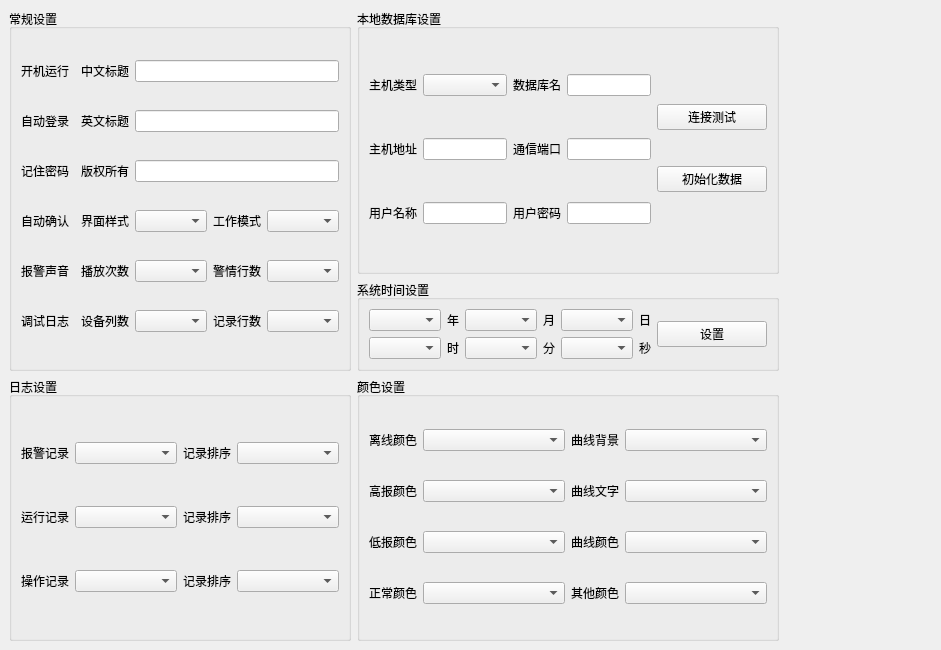
<?xml version="1.0" encoding="UTF-8"?>
<ui version="4.0">
 <class>frmConfigSystem</class>
 <widget class="QWidget" name="frmConfigSystem">
  <property name="geometry">
   <rect>
    <x>0</x>
    <y>0</y>
    <width>941</width>
    <height>650</height>
   </rect>
  </property>
  <property name="windowTitle">
   <string>Form</string>
  </property>
  <layout class="QHBoxLayout" name="horizontalLayout">
   <property name="spacing">
    <number>0</number>
   </property>
   <property name="leftMargin">
    <number>0</number>
   </property>
   <property name="topMargin">
    <number>0</number>
   </property>
   <property name="rightMargin">
    <number>0</number>
   </property>
   <property name="bottomMargin">
    <number>0</number>
   </property>
   <item>
    <widget class="QWidget" name="widget" native="true">
     <property name="autoFillBackground">
      <bool>true</bool>
     </property>
     <layout class="QGridLayout" name="gridLayout_9">
      <item row="2" column="0">
       <widget class="QGroupBox" name="gboxLog">
        <property name="title">
         <string>日志设置</string>
        </property>
        <layout class="QGridLayout" name="gridLayout_10">
         <item row="0" column="0">
          <widget class="QLabel" name="labAlarmLogMaxCount">
           <property name="text">
            <string>报警记录</string>
           </property>
          </widget>
         </item>
         <item row="0" column="1">
          <widget class="QComboBox" name="cboxAlarmLogMaxCount">
           <property name="sizePolicy">
            <sizepolicy hsizetype="Expanding" vsizetype="Fixed">
             <horstretch>0</horstretch>
             <verstretch>0</verstretch>
            </sizepolicy>
           </property>
          </widget>
         </item>
         <item row="0" column="2">
          <widget class="QLabel" name="labAlarmLogOrder">
           <property name="text">
            <string>记录排序</string>
           </property>
          </widget>
         </item>
         <item row="0" column="3">
          <widget class="QComboBox" name="cboxAlarmLogOrder">
           <property name="sizePolicy">
            <sizepolicy hsizetype="Expanding" vsizetype="Fixed">
             <horstretch>0</horstretch>
             <verstretch>0</verstretch>
            </sizepolicy>
           </property>
          </widget>
         </item>
         <item row="1" column="0">
          <widget class="QLabel" name="labNodeLogMaxCount">
           <property name="text">
            <string>运行记录</string>
           </property>
          </widget>
         </item>
         <item row="1" column="1">
          <widget class="QComboBox" name="cboxNodeLogMaxCount">
           <property name="sizePolicy">
            <sizepolicy hsizetype="Expanding" vsizetype="Fixed">
             <horstretch>0</horstretch>
             <verstretch>0</verstretch>
            </sizepolicy>
           </property>
          </widget>
         </item>
         <item row="1" column="2">
          <widget class="QLabel" name="labNodeLogOrder">
           <property name="text">
            <string>记录排序</string>
           </property>
          </widget>
         </item>
         <item row="1" column="3">
          <widget class="QComboBox" name="cboxNodeLogOrder">
           <property name="sizePolicy">
            <sizepolicy hsizetype="Expanding" vsizetype="Fixed">
             <horstretch>0</horstretch>
             <verstretch>0</verstretch>
            </sizepolicy>
           </property>
          </widget>
         </item>
         <item row="2" column="0">
          <widget class="QLabel" name="labUserLogMaxCount">
           <property name="text">
            <string>操作记录</string>
           </property>
          </widget>
         </item>
         <item row="2" column="1">
          <widget class="QComboBox" name="cboxUserLogMaxCount">
           <property name="sizePolicy">
            <sizepolicy hsizetype="Expanding" vsizetype="Fixed">
             <horstretch>0</horstretch>
             <verstretch>0</verstretch>
            </sizepolicy>
           </property>
          </widget>
         </item>
         <item row="2" column="2">
          <widget class="QLabel" name="labUserLogOrder">
           <property name="text">
            <string>记录排序</string>
           </property>
          </widget>
         </item>
         <item row="2" column="3">
          <widget class="QComboBox" name="cboxUserLogOrder">
           <property name="sizePolicy">
            <sizepolicy hsizetype="Expanding" vsizetype="Fixed">
             <horstretch>0</horstretch>
             <verstretch>0</verstretch>
            </sizepolicy>
           </property>
          </widget>
         </item>
        </layout>
       </widget>
      </item>
      <item row="0" column="1">
       <widget class="QGroupBox" name="gboxLocalDB">
        <property name="title">
         <string>本地数据库设置</string>
        </property>
        <layout class="QGridLayout" name="gridLayout_5">
         <item row="0" column="0">
          <widget class="QLabel" name="labLocalDBType">
           <property name="text">
            <string>主机类型</string>
           </property>
          </widget>
         </item>
         <item row="0" column="1">
          <widget class="QComboBox" name="cboxLocalDBType">
           <property name="sizePolicy">
            <sizepolicy hsizetype="Ignored" vsizetype="Fixed">
             <horstretch>0</horstretch>
             <verstretch>0</verstretch>
            </sizepolicy>
           </property>
          </widget>
         </item>
         <item row="0" column="2">
          <widget class="QLabel" name="labLocalDBName">
           <property name="text">
            <string>数据库名</string>
           </property>
          </widget>
         </item>
         <item row="0" column="3">
          <widget class="QLineEdit" name="txtLocalDBName"/>
         </item>
         <item row="1" column="0">
          <widget class="QLabel" name="labLocalDBIP">
           <property name="text">
            <string>主机地址</string>
           </property>
          </widget>
         </item>
         <item row="1" column="1">
          <widget class="QLineEdit" name="txtLocalDBIP"/>
         </item>
         <item row="1" column="2">
          <widget class="QLabel" name="labLocalDBPort">
           <property name="text">
            <string>通信端口</string>
           </property>
          </widget>
         </item>
         <item row="1" column="3">
          <widget class="QLineEdit" name="txtLocalDBPort"/>
         </item>
         <item row="2" column="0">
          <widget class="QLabel" name="labLocalUserName">
           <property name="text">
            <string>用户名称</string>
           </property>
          </widget>
         </item>
         <item row="2" column="1">
          <widget class="QLineEdit" name="txtLocalUserName"/>
         </item>
         <item row="2" column="2">
          <widget class="QLabel" name="labLocalUserPwd">
           <property name="text">
            <string>用户密码</string>
           </property>
          </widget>
         </item>
         <item row="2" column="3">
          <widget class="QLineEdit" name="txtLocalUserPwd">
           <property name="echoMode">
            <enum>QLineEdit::Password</enum>
           </property>
          </widget>
         </item>
         <item row="0" column="4" rowspan="3">
          <layout class="QVBoxLayout" name="verticalLayout_2">
           <item>
            <widget class="QPushButton" name="btnLocalDBConnect">
             <property name="sizePolicy">
              <sizepolicy hsizetype="Fixed" vsizetype="Fixed">
               <horstretch>0</horstretch>
               <verstretch>0</verstretch>
              </sizepolicy>
             </property>
             <property name="minimumSize">
              <size>
               <width>110</width>
               <height>0</height>
              </size>
             </property>
             <property name="text">
              <string>连接测试</string>
             </property>
            </widget>
           </item>
           <item>
            <widget class="QPushButton" name="btnLocalDBInit">
             <property name="sizePolicy">
              <sizepolicy hsizetype="Preferred" vsizetype="Fixed">
               <horstretch>0</horstretch>
               <verstretch>0</verstretch>
              </sizepolicy>
             </property>
             <property name="text">
              <string>初始化数据</string>
             </property>
            </widget>
           </item>
          </layout>
         </item>
        </layout>
       </widget>
      </item>
      <item row="2" column="1">
       <widget class="QGroupBox" name="gboxColor">
        <property name="title">
         <string>颜色设置</string>
        </property>
        <layout class="QGridLayout" name="gridLayout_8">
         <item row="0" column="0">
          <widget class="QLabel" name="labColorZero">
           <property name="text">
            <string>离线颜色</string>
           </property>
          </widget>
         </item>
         <item row="0" column="1">
          <widget class="ColorComboBox" name="cboxColorZero">
           <property name="sizePolicy">
            <sizepolicy hsizetype="Expanding" vsizetype="Fixed">
             <horstretch>0</horstretch>
             <verstretch>0</verstretch>
            </sizepolicy>
           </property>
          </widget>
         </item>
         <item row="0" column="2">
          <widget class="QLabel" name="labColorPlotBg">
           <property name="text">
            <string>曲线背景</string>
           </property>
          </widget>
         </item>
         <item row="0" column="3">
          <widget class="ColorComboBox" name="cboxColorPlotBg">
           <property name="sizePolicy">
            <sizepolicy hsizetype="Expanding" vsizetype="Fixed">
             <horstretch>0</horstretch>
             <verstretch>0</verstretch>
            </sizepolicy>
           </property>
          </widget>
         </item>
         <item row="1" column="0">
          <widget class="QLabel" name="labColorUpper">
           <property name="text">
            <string>高报颜色</string>
           </property>
          </widget>
         </item>
         <item row="1" column="1">
          <widget class="ColorComboBox" name="cboxColorUpper">
           <property name="sizePolicy">
            <sizepolicy hsizetype="Expanding" vsizetype="Fixed">
             <horstretch>0</horstretch>
             <verstretch>0</verstretch>
            </sizepolicy>
           </property>
          </widget>
         </item>
         <item row="1" column="2">
          <widget class="QLabel" name="labColorPlotText">
           <property name="text">
            <string>曲线文字</string>
           </property>
          </widget>
         </item>
         <item row="1" column="3">
          <widget class="ColorComboBox" name="cboxColorPlotText">
           <property name="sizePolicy">
            <sizepolicy hsizetype="Expanding" vsizetype="Fixed">
             <horstretch>0</horstretch>
             <verstretch>0</verstretch>
            </sizepolicy>
           </property>
          </widget>
         </item>
         <item row="2" column="0">
          <widget class="QLabel" name="labColorLimit">
           <property name="text">
            <string>低报颜色</string>
           </property>
          </widget>
         </item>
         <item row="2" column="1">
          <widget class="ColorComboBox" name="cboxColorLimit">
           <property name="sizePolicy">
            <sizepolicy hsizetype="Expanding" vsizetype="Fixed">
             <horstretch>0</horstretch>
             <verstretch>0</verstretch>
            </sizepolicy>
           </property>
          </widget>
         </item>
         <item row="2" column="2">
          <widget class="QLabel" name="labColorPlotLine">
           <property name="text">
            <string>曲线颜色</string>
           </property>
          </widget>
         </item>
         <item row="2" column="3">
          <widget class="ColorComboBox" name="cboxColorPlotLine">
           <property name="sizePolicy">
            <sizepolicy hsizetype="Expanding" vsizetype="Fixed">
             <horstretch>0</horstretch>
             <verstretch>0</verstretch>
            </sizepolicy>
           </property>
          </widget>
         </item>
         <item row="3" column="0">
          <widget class="QLabel" name="labColorNormal">
           <property name="text">
            <string>正常颜色</string>
           </property>
          </widget>
         </item>
         <item row="3" column="1">
          <widget class="ColorComboBox" name="cboxColorNormal">
           <property name="sizePolicy">
            <sizepolicy hsizetype="Expanding" vsizetype="Fixed">
             <horstretch>0</horstretch>
             <verstretch>0</verstretch>
            </sizepolicy>
           </property>
          </widget>
         </item>
         <item row="3" column="2">
          <widget class="QLabel" name="labColorOther">
           <property name="text">
            <string>其他颜色</string>
           </property>
          </widget>
         </item>
         <item row="3" column="3">
          <widget class="ColorComboBox" name="cboxColorOther">
           <property name="sizePolicy">
            <sizepolicy hsizetype="Expanding" vsizetype="Fixed">
             <horstretch>0</horstretch>
             <verstretch>0</verstretch>
            </sizepolicy>
           </property>
          </widget>
         </item>
        </layout>
       </widget>
      </item>
      <item row="1" column="1">
       <widget class="QGroupBox" name="gboxTime">
        <property name="sizePolicy">
         <sizepolicy hsizetype="Preferred" vsizetype="Fixed">
          <horstretch>0</horstretch>
          <verstretch>0</verstretch>
         </sizepolicy>
        </property>
        <property name="title">
         <string>系统时间设置</string>
        </property>
        <layout class="QGridLayout" name="gridLayout">
         <item row="0" column="0">
          <widget class="QComboBox" name="cboxYear">
           <property name="sizePolicy">
            <sizepolicy hsizetype="Expanding" vsizetype="Fixed">
             <horstretch>0</horstretch>
             <verstretch>0</verstretch>
            </sizepolicy>
           </property>
          </widget>
         </item>
         <item row="0" column="1">
          <widget class="QLabel" name="labYear">
           <property name="text">
            <string>年</string>
           </property>
          </widget>
         </item>
         <item row="0" column="2">
          <widget class="QComboBox" name="cboxMonth">
           <property name="sizePolicy">
            <sizepolicy hsizetype="Expanding" vsizetype="Fixed">
             <horstretch>0</horstretch>
             <verstretch>0</verstretch>
            </sizepolicy>
           </property>
          </widget>
         </item>
         <item row="0" column="3">
          <widget class="QLabel" name="labMonth">
           <property name="text">
            <string>月</string>
           </property>
          </widget>
         </item>
         <item row="0" column="4">
          <widget class="QComboBox" name="cboxDay">
           <property name="sizePolicy">
            <sizepolicy hsizetype="Expanding" vsizetype="Fixed">
             <horstretch>0</horstretch>
             <verstretch>0</verstretch>
            </sizepolicy>
           </property>
          </widget>
         </item>
         <item row="0" column="5">
          <widget class="QLabel" name="labDay">
           <property name="text">
            <string>日</string>
           </property>
          </widget>
         </item>
         <item row="1" column="0">
          <widget class="QComboBox" name="cboxHour">
           <property name="sizePolicy">
            <sizepolicy hsizetype="Expanding" vsizetype="Fixed">
             <horstretch>0</horstretch>
             <verstretch>0</verstretch>
            </sizepolicy>
           </property>
          </widget>
         </item>
         <item row="1" column="1">
          <widget class="QLabel" name="labHour">
           <property name="text">
            <string>时</string>
           </property>
          </widget>
         </item>
         <item row="1" column="2">
          <widget class="QComboBox" name="cboxMin">
           <property name="sizePolicy">
            <sizepolicy hsizetype="Expanding" vsizetype="Fixed">
             <horstretch>0</horstretch>
             <verstretch>0</verstretch>
            </sizepolicy>
           </property>
          </widget>
         </item>
         <item row="1" column="3">
          <widget class="QLabel" name="labMin">
           <property name="text">
            <string>分</string>
           </property>
          </widget>
         </item>
         <item row="1" column="4">
          <widget class="QComboBox" name="cboxSec">
           <property name="sizePolicy">
            <sizepolicy hsizetype="Expanding" vsizetype="Fixed">
             <horstretch>0</horstretch>
             <verstretch>0</verstretch>
            </sizepolicy>
           </property>
          </widget>
         </item>
         <item row="1" column="5">
          <widget class="QLabel" name="labSec">
           <property name="text">
            <string>秒</string>
           </property>
          </widget>
         </item>
         <item row="0" column="6" rowspan="2">
          <widget class="QPushButton" name="btnSetTime">
           <property name="sizePolicy">
            <sizepolicy hsizetype="Fixed" vsizetype="Fixed">
             <horstretch>0</horstretch>
             <verstretch>0</verstretch>
            </sizepolicy>
           </property>
           <property name="minimumSize">
            <size>
             <width>110</width>
             <height>0</height>
            </size>
           </property>
           <property name="text">
            <string>设置</string>
           </property>
          </widget>
         </item>
        </layout>
       </widget>
      </item>
      <item row="0" column="0" rowspan="2">
       <widget class="QGroupBox" name="gboxBase">
        <property name="title">
         <string>常规设置</string>
        </property>
        <layout class="QGridLayout" name="gridLayout_2">
         <item row="2" column="2">
          <widget class="QLabel" name="labAuthor">
           <property name="text">
            <string>版权所有</string>
           </property>
          </widget>
         </item>
         <item row="2" column="3" colspan="3">
          <widget class="QLineEdit" name="txtAuthor">
           <property name="readOnly">
            <bool>false</bool>
           </property>
          </widget>
         </item>
         <item row="3" column="2">
          <widget class="QLabel" name="labStyleName">
           <property name="text">
            <string>界面样式</string>
           </property>
          </widget>
         </item>
         <item row="4" column="0">
          <widget class="QLabel" name="labPlayAlarmSound">
           <property name="text">
            <string>报警声音</string>
           </property>
          </widget>
         </item>
         <item row="4" column="1">
          <widget class="SwitchButton" name="btnPlayAlarmSound" native="true"/>
         </item>
         <item row="4" column="2">
          <widget class="QLabel" name="labPlayCount">
           <property name="text">
            <string>播放次数</string>
           </property>
          </widget>
         </item>
         <item row="4" column="3">
          <widget class="QComboBox" name="cboxPlayCount">
           <property name="sizePolicy">
            <sizepolicy hsizetype="Expanding" vsizetype="Fixed">
             <horstretch>0</horstretch>
             <verstretch>0</verstretch>
            </sizepolicy>
           </property>
          </widget>
         </item>
         <item row="4" column="4">
          <widget class="QLabel" name="labMsgCount">
           <property name="text">
            <string>警情行数</string>
           </property>
          </widget>
         </item>
         <item row="4" column="5">
          <widget class="QComboBox" name="cboxMsgCount"/>
         </item>
         <item row="5" column="2">
          <widget class="QLabel" name="labDeviceColumn">
           <property name="text">
            <string>设备列数</string>
           </property>
          </widget>
         </item>
         <item row="5" column="3">
          <widget class="QComboBox" name="cboxDeviceColumn"/>
         </item>
         <item row="5" column="4">
          <widget class="QLabel" name="labPageCount">
           <property name="text">
            <string>记录行数</string>
           </property>
          </widget>
         </item>
         <item row="5" column="5">
          <widget class="QComboBox" name="cboxPageCount">
           <property name="sizePolicy">
            <sizepolicy hsizetype="Expanding" vsizetype="Fixed">
             <horstretch>0</horstretch>
             <verstretch>0</verstretch>
            </sizepolicy>
           </property>
          </widget>
         </item>
         <item row="3" column="3">
          <widget class="QComboBox" name="cboxStyleName"/>
         </item>
         <item row="3" column="4">
          <widget class="QLabel" name="labWorkMode">
           <property name="text">
            <string>工作模式</string>
           </property>
          </widget>
         </item>
         <item row="3" column="5">
          <widget class="QComboBox" name="cboxWorkMode"/>
         </item>
         <item row="1" column="3" colspan="3">
          <widget class="QLineEdit" name="txtLogoEn"/>
         </item>
         <item row="1" column="2">
          <widget class="QLabel" name="labLogoE">
           <property name="text">
            <string>英文标题</string>
           </property>
          </widget>
         </item>
         <item row="0" column="3" colspan="3">
          <widget class="QLineEdit" name="txtLogoCn"/>
         </item>
         <item row="0" column="2">
          <widget class="QLabel" name="labLogoC">
           <property name="text">
            <string>中文标题</string>
           </property>
          </widget>
         </item>
         <item row="5" column="0">
          <widget class="QLabel" name="labSaveLog">
           <property name="text">
            <string>调试日志</string>
           </property>
          </widget>
         </item>
         <item row="5" column="1">
          <widget class="SwitchButton" name="btnSaveLog" native="true"/>
         </item>
         <item row="0" column="0">
          <widget class="QLabel" name="labAutoRun">
           <property name="text">
            <string>开机运行</string>
           </property>
          </widget>
         </item>
         <item row="0" column="1">
          <widget class="SwitchButton" name="btnAutoRun" native="true"/>
         </item>
         <item row="1" column="0">
          <widget class="QLabel" name="labAutoLogin">
           <property name="text">
            <string>自动登录</string>
           </property>
          </widget>
         </item>
         <item row="1" column="1">
          <widget class="SwitchButton" name="btnAutoLogin" native="true"/>
         </item>
         <item row="2" column="0">
          <widget class="QLabel" name="labAutoPwd">
           <property name="text">
            <string>记住密码</string>
           </property>
          </widget>
         </item>
         <item row="2" column="1">
          <widget class="SwitchButton" name="btnAutoPwd" native="true"/>
         </item>
         <item row="3" column="0">
          <widget class="QLabel" name="labAutoConfirm">
           <property name="text">
            <string>自动确认</string>
           </property>
          </widget>
         </item>
         <item row="3" column="1">
          <widget class="SwitchButton" name="btnAutoConfirm" native="true"/>
         </item>
        </layout>
       </widget>
      </item>
      <item row="0" column="2">
       <spacer name="horizontalSpacer">
        <property name="orientation">
         <enum>Qt::Horizontal</enum>
        </property>
        <property name="sizeHint" stdset="0">
         <size>
          <width>334</width>
          <height>20</height>
         </size>
        </property>
       </spacer>
      </item>
     </layout>
    </widget>
   </item>
  </layout>
 </widget>
 <customwidgets>
  <customwidget>
   <class>SwitchButton</class>
   <extends>QWidget</extends>
   <header>switchbutton.h</header>
   <container>1</container>
  </customwidget>
  <customwidget>
   <class>ColorComboBox</class>
   <extends>QComboBox</extends>
   <header>colorcombobox.h</header>
  </customwidget>
 </customwidgets>
 <tabstops>
  <tabstop>txtLogoCn</tabstop>
  <tabstop>txtLogoEn</tabstop>
  <tabstop>txtAuthor</tabstop>
  <tabstop>cboxStyleName</tabstop>
  <tabstop>cboxPlayCount</tabstop>
  <tabstop>cboxMsgCount</tabstop>
  <tabstop>cboxDeviceColumn</tabstop>
  <tabstop>cboxPageCount</tabstop>
  <tabstop>cboxAlarmLogMaxCount</tabstop>
  <tabstop>cboxAlarmLogOrder</tabstop>
  <tabstop>cboxNodeLogMaxCount</tabstop>
  <tabstop>cboxNodeLogOrder</tabstop>
  <tabstop>cboxUserLogMaxCount</tabstop>
  <tabstop>cboxUserLogOrder</tabstop>
  <tabstop>cboxColorZero</tabstop>
  <tabstop>cboxColorPlotBg</tabstop>
  <tabstop>cboxColorUpper</tabstop>
  <tabstop>cboxColorPlotText</tabstop>
  <tabstop>cboxColorLimit</tabstop>
  <tabstop>cboxColorPlotLine</tabstop>
  <tabstop>cboxColorNormal</tabstop>
  <tabstop>cboxColorOther</tabstop>
  <tabstop>cboxYear</tabstop>
  <tabstop>cboxMonth</tabstop>
  <tabstop>cboxDay</tabstop>
  <tabstop>cboxHour</tabstop>
  <tabstop>cboxMin</tabstop>
  <tabstop>cboxSec</tabstop>
  <tabstop>btnSetTime</tabstop>
  <tabstop>cboxLocalDBType</tabstop>
  <tabstop>txtLocalDBName</tabstop>
  <tabstop>txtLocalDBIP</tabstop>
  <tabstop>txtLocalDBPort</tabstop>
  <tabstop>txtLocalUserName</tabstop>
  <tabstop>txtLocalUserPwd</tabstop>
  <tabstop>btnLocalDBConnect</tabstop>
  <tabstop>btnLocalDBInit</tabstop>
 </tabstops>
 <resources/>
 <connections/>
</ui>
